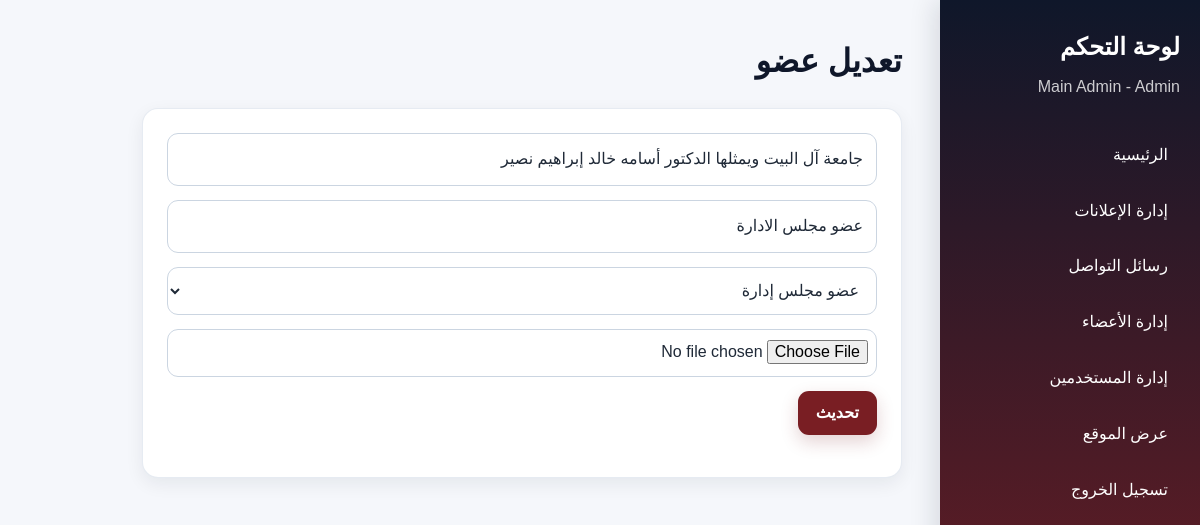
Page /admin/team-edit.php?id=15 (signed in) on the committed database.
### tables this page shows
CREATE TABLE `team_members` (
  `id` int(11) NOT NULL,
  `name` varchar(120) NOT NULL,
  `position` varchar(120) NOT NULL,
  `image` varchar(255) DEFAULT NULL,
  `created_at` timestamp NOT NULL DEFAULT current_timestamp(),
  `member_type` enum('board','executive') NOT NULL DEFAULT 'board'
);

### includes/functions.php (called while the page is built, shortened)
<?php
function e($value) {
    return htmlspecialchars($value ?? '', ENT_QUOTES, 'UTF-8');
}

### admin/team-edit.php (the view, shortened to what this page needs)
<?php require_once 'auth.php';
$id = (int) ($_GET['id'] ?? 0);
$stmt = $pdo->prepare('SELECT * FROM team_members WHERE id=?');
$stmt->execute([$id]);
$item = $stmt->fetch();
require_once 'header.php'; ?>
<div class="admin-layout"><?php require_once 'sidebar.php'; ?>
    <main class="admin-content">
        <h1>تعديل عضو</h1>
        <form method="POST" enctype="multipart/form-data" class="card">
            <input class="form-control" name="name"
                value="<?= e($item['name']) ?>" required>
            <input class="form-control" name="position"
                value="<?= e($item['position']) ?>" required>
                <select
    class="form-control"
    name="member_type"
    required>
    <option
        value="board"
        <?= $item['member_type'] === 'board' ? 'selected' : '' ?>>
        عضو مجلس إدارة
    </option>
</select>
            <input class="form-control" type="file"
                name="image">
            <button class="btn">تحديث</button>
        </form>
    </main>
</div>
</body>
</html>

### assets/css/style.css (style rules this page uses)
:root { --primary: #791e23; --primary-dark: #5d151a; --navy: #0f172a; --navy-soft: #1e293b; --surface: #ffffff; --background: #f5f7fb; --text: #1f2937; --muted: #64748b; --border: #e2e8f0; --success-bg: #dcfce7; --success-text: #166534; --error-bg: #fee2e2; --error-text: #991b1b; --shadow-sm: 0 6px 18px rgba(15, 23, 42, 0.07); --shadow-md: 0 14px 36px rgba(15, 23, 42, 0.12); --radius-sm: 10px; --radius-md: 16px; --radius-lg: 22px; --container: 1180px; }
* { box-sizing: border-box; margin: 0; padding: 0; }
html { scroll-behavior: smooth; scroll-padding-top: 92px; }
body { min-width: 320px; overflow-x: hidden; font-family: Tahoma, Arial, sans-serif; background: var(--background); color: var(--text); line-height: 1.8; text-rendering: optimizeLegibility; -webkit-font-smoothing: antialiased; }
button, input, textarea, select { font: inherit; }
.card { min-width: 0; margin: 0; padding: clamp(18px, 3vw, 24px); overflow: hidden; border: 1px solid rgba(226, 232, 240, 0.85); border-radius: var(--radius-md); background: var(--surface); box-shadow: var(--shadow-sm); transition: transform 0.25s ease, box-shadow 0.25s ease; }
.btn { display: inline-flex; align-items: center; justify-content: center; gap: 7px; min-height: 44px; margin-bottom: 18px; padding: 10px 18px; border: 0; border-radius: 11px; background: var(--primary); color: #fff; font-weight: 700; line-height: 1.4; text-align: center; text-decoration: none; cursor: pointer; box-shadow: 0 7px 18px rgba(121, 30, 35, 0.2); }
.form-control { display: block; width: 100%; min-height: 48px; margin-bottom: 14px; padding: 11px 13px; border: 1px solid #cbd5e1; border-radius: 11px; background: #fff; color: var(--text); outline: none; transition: border-color 0.2s ease, box-shadow 0.2s ease; }
input[type="file"].form-control { padding: 8px; }
.admin-layout { display: grid; grid-template-columns: 260px minmax(0, 1fr); min-height: 100vh; background: var(--background); }
.admin-content { min-width: 0; padding: clamp(20px, 4vw, 38px); }
.admin-content > h1 { color: var(--navy); font-size: clamp(1.55rem, 3vw, 2rem); line-height: 1.45; }
.admin-content form.card { width: min(760px, 100%); margin-top: 24px; }

### rows in the picture
team_members: name "جامعة آل البيت ويمثلها الدكتور أسامه خالد إبراهيم نصير", position "عضو مجلس الادارة", member_type "عضو مجلس إدارة"

### other values in the picture
$_SESSION['name'] "Main Admin"
$_SESSION['role'] "Admin"
